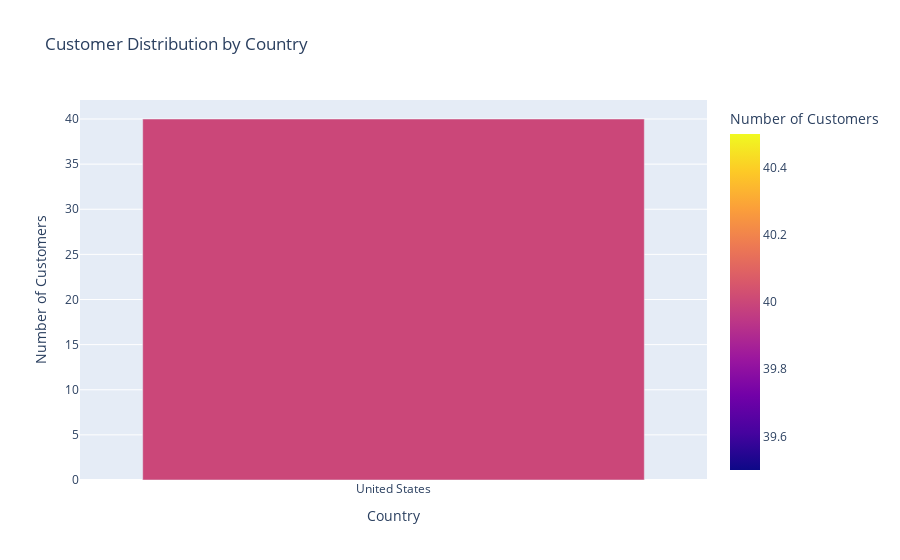

The notebook cell this image was saved under:
### Markdown cell above
##### Visualizations

### Code cell
import plotly.io as pio

# Configure the renderer
pio.renderers.default = 'vscode'

customers_with_errors['Country'] = decrypt_column(customers_with_errors['Country'])

# Count the number of customers in each country
country_counts = customers_with_errors['Country'].value_counts().reset_index()
country_counts.columns = ['Country', 'Count']

# Plot
customers_by_country = px.bar(
    country_counts, x='Country', y='Count',
    title='Customer Distribution by Country',
    labels={'Country': 'Country', 'Count': 'Number of Customers'}, color='Count')

customers_by_country.show()

# Encrypt the 'Country' column again
customers_with_errors['Country'] = encrypt_column(customers_with_errors['Country'])

### Figure 1 — Plotly figure (JSON) as saved in the notebook; plotly's stock layout.template omitted (floating-point values rounded to 4 significant figures)
{"data": [{"alignmentgroup": "True", "hovertemplate": "Country=%{x}<br>Number of Customers=%{marker.color}<extra></extra>", "legendgroup": "", "marker": {"color": [40], "coloraxis": "coloraxis", "pattern": {"shape": ""}}, "name": "", "offsetgroup": "", "orientation": "v", "showlegend": false, "textposition": "auto", "type": "bar", "x": ["United States"], "xaxis": "x", "y": [40], "yaxis": "y"}], "layout": {"barmode": "relative", "coloraxis": {"colorbar": {"title": {"text": "Number of Customers"}}, "colorscale": [[0, "#0d0887"], [0.1111, "#46039f"], [0.2222, "#7201a8"], [0.3333, "#9c179e"], [0.4444, "#bd3786"], [0.5556, "#d8576b"], [0.6667, "#ed7953"], [0.7778, "#fb9f3a"], [0.8889, "#fdca26"], [1, "#f0f921"]]}, "legend": {"tracegroupgap": 0}, "title": {"text": "Customer Distribution by Country"}, "xaxis": {"anchor": "y", "domain": [0, 1], "title": {"text": "Country"}}, "yaxis": {"anchor": "x", "domain": [0, 1], "title": {"text": "Number of Customers"}}}}
